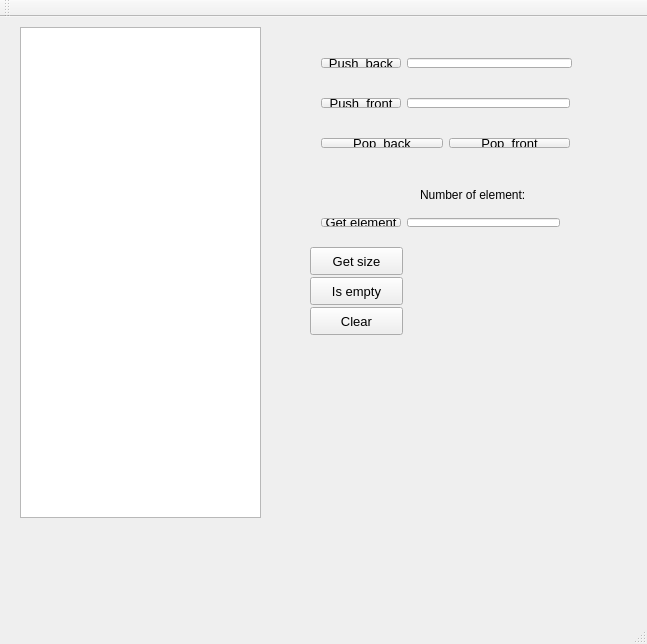
<?xml version="1.0" encoding="UTF-8"?>
<ui version="4.0">
 <class>MainWindowClass</class>
 <widget class="QMainWindow" name="MainWindowClass">
  <property name="geometry">
   <rect>
    <x>0</x>
    <y>0</y>
    <width>647</width>
    <height>644</height>
   </rect>
  </property>
  <property name="windowTitle">
   <string>MainWindow</string>
  </property>
  <widget class="QWidget" name="centralWidget">
   <widget class="QListWidget" name="listWidget">
    <property name="geometry">
     <rect>
      <x>20</x>
      <y>10</y>
      <width>241</width>
      <height>491</height>
     </rect>
    </property>
   </widget>
   <widget class="QLabel" name="label">
    <property name="geometry">
     <rect>
      <x>420</x>
      <y>170</y>
      <width>131</width>
      <height>16</height>
     </rect>
    </property>
    <property name="font">
     <font>
      <pointsize>9</pointsize>
     </font>
    </property>
    <property name="text">
     <string>Number of element:</string>
    </property>
   </widget>
   <widget class="QWidget" name="layoutWidget">
    <property name="geometry">
     <rect>
      <x>310</x>
      <y>30</y>
      <width>273</width>
      <height>32</height>
     </rect>
    </property>
    <layout class="QHBoxLayout" name="horizontalLayout">
     <item>
      <widget class="QPushButton" name="push_back">
       <property name="font">
        <font>
         <pointsize>10</pointsize>
        </font>
       </property>
       <property name="text">
        <string>Push_back</string>
       </property>
      </widget>
     </item>
     <item>
      <widget class="QLineEdit" name="toBack">
       <property name="font">
        <font>
         <pointsize>10</pointsize>
        </font>
       </property>
       <property name="inputMask">
        <string>9999</string>
       </property>
      </widget>
     </item>
    </layout>
   </widget>
   <widget class="QWidget" name="layoutWidget">
    <property name="geometry">
     <rect>
      <x>310</x>
      <y>70</y>
      <width>271</width>
      <height>32</height>
     </rect>
    </property>
    <layout class="QHBoxLayout" name="horizontalLayout_2">
     <item>
      <widget class="QPushButton" name="push_front">
       <property name="font">
        <font>
         <pointsize>10</pointsize>
        </font>
       </property>
       <property name="text">
        <string>Push_front</string>
       </property>
      </widget>
     </item>
     <item>
      <widget class="QLineEdit" name="toFront">
       <property name="font">
        <font>
         <pointsize>10</pointsize>
        </font>
       </property>
       <property name="inputMask">
        <string>9999</string>
       </property>
      </widget>
     </item>
    </layout>
   </widget>
   <widget class="QWidget" name="layoutWidget">
    <property name="geometry">
     <rect>
      <x>310</x>
      <y>110</y>
      <width>271</width>
      <height>32</height>
     </rect>
    </property>
    <layout class="QHBoxLayout" name="horizontalLayout_3">
     <item>
      <widget class="QPushButton" name="pop_back">
       <property name="font">
        <font>
         <pointsize>10</pointsize>
        </font>
       </property>
       <property name="text">
        <string>Pop_back</string>
       </property>
      </widget>
     </item>
     <item>
      <widget class="QPushButton" name="pop_front">
       <property name="font">
        <font>
         <pointsize>10</pointsize>
        </font>
       </property>
       <property name="text">
        <string>Pop_front</string>
       </property>
      </widget>
     </item>
    </layout>
   </widget>
   <widget class="QPushButton" name="Size">
    <property name="geometry">
     <rect>
      <x>310</x>
      <y>230</y>
      <width>93</width>
      <height>28</height>
     </rect>
    </property>
    <property name="font">
     <font>
      <pointsize>10</pointsize>
     </font>
    </property>
    <property name="text">
     <string>Get size</string>
    </property>
   </widget>
   <widget class="QPushButton" name="Clear">
    <property name="geometry">
     <rect>
      <x>310</x>
      <y>290</y>
      <width>93</width>
      <height>28</height>
     </rect>
    </property>
    <property name="font">
     <font>
      <pointsize>10</pointsize>
     </font>
    </property>
    <property name="text">
     <string>Clear</string>
    </property>
   </widget>
   <widget class="QPushButton" name="Empty">
    <property name="geometry">
     <rect>
      <x>310</x>
      <y>260</y>
      <width>93</width>
      <height>28</height>
     </rect>
    </property>
    <property name="font">
     <font>
      <pointsize>10</pointsize>
     </font>
    </property>
    <property name="text">
     <string>Is empty</string>
    </property>
   </widget>
   <widget class="QWidget" name="">
    <property name="geometry">
     <rect>
      <x>310</x>
      <y>190</y>
      <width>261</width>
      <height>31</height>
     </rect>
    </property>
    <layout class="QHBoxLayout" name="horizontalLayout_4">
     <item>
      <widget class="QPushButton" name="getElem">
       <property name="font">
        <font>
         <pointsize>10</pointsize>
        </font>
       </property>
       <property name="text">
        <string>Get element</string>
       </property>
      </widget>
     </item>
     <item>
      <widget class="QLineEdit" name="numOfEl">
       <property name="font">
        <font>
         <pointsize>10</pointsize>
        </font>
       </property>
       <property name="inputMask">
        <string>9999</string>
       </property>
      </widget>
     </item>
    </layout>
   </widget>
  </widget>
  <widget class="QMenuBar" name="menuBar">
   <property name="geometry">
    <rect>
     <x>0</x>
     <y>0</y>
     <width>647</width>
     <height>26</height>
    </rect>
   </property>
  </widget>
  <widget class="QToolBar" name="mainToolBar">
   <attribute name="toolBarArea">
    <enum>TopToolBarArea</enum>
   </attribute>
   <attribute name="toolBarBreak">
    <bool>false</bool>
   </attribute>
  </widget>
  <widget class="QStatusBar" name="statusBar"/>
 </widget>
 <layoutdefault spacing="6" margin="11"/>
 <resources>
  <include location="mainwindow.qrc"/>
 </resources>
 <connections/>
</ui>
